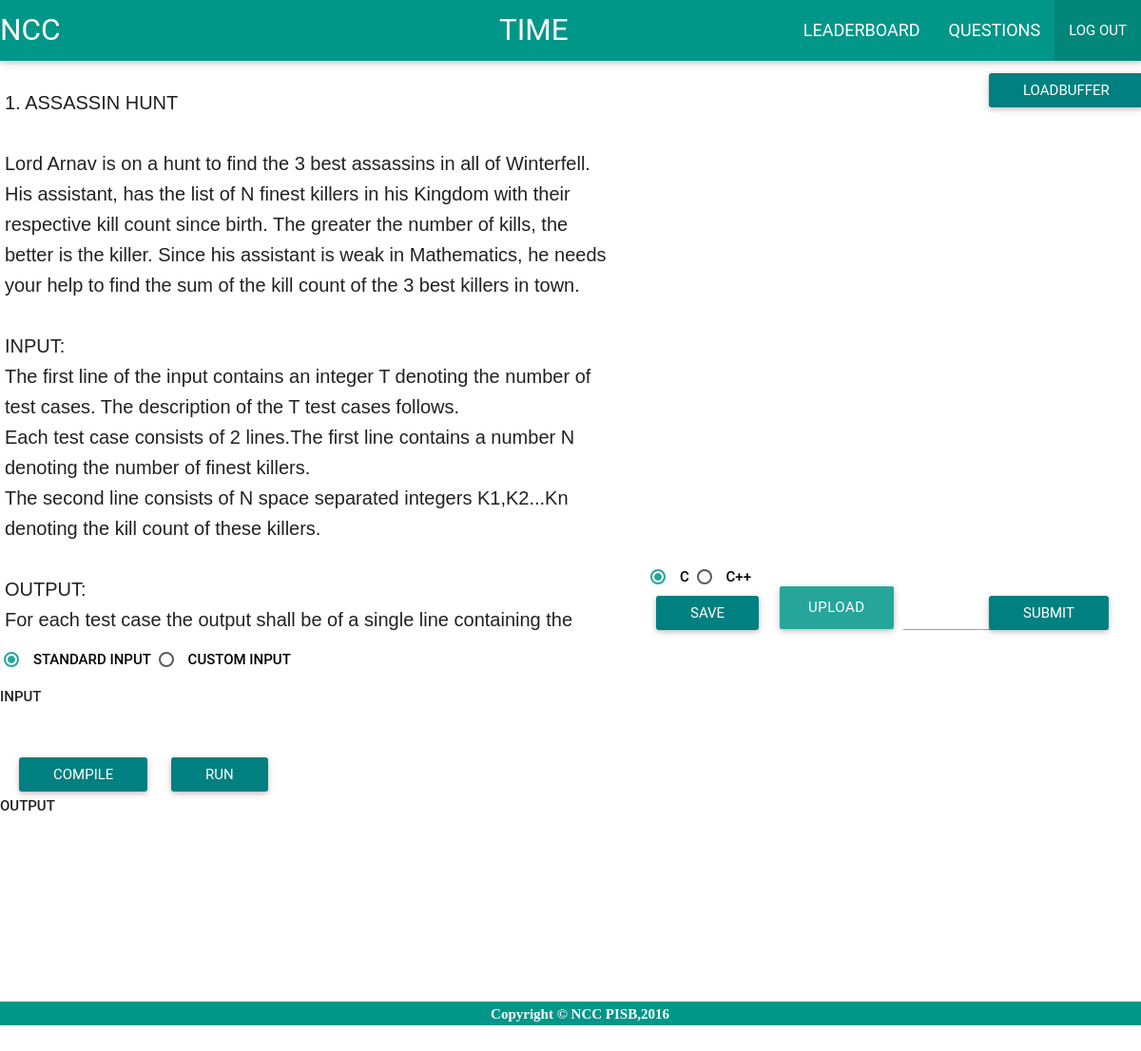
The page /question/1/ (signed in) on the database its author committed.
### ncc/models.py (models this page shows, shortened)
class Question(models.Model):
    question_name = models.CharField(max_length=100,blank=False)
    question_text = models.CharField(max_length=3000,blank=False)

### ncc/views.py (the view)
# urls.py: url(r'^question/(?P<question_id>[0-9]+)/$','ncc.views.question_list'),  #get method
def question_list(request,question_id):
    if time_passed()<start_seconds_left:
        return render(request,'Index.html')
    elif time_passed()>end_seconds_left:
        return leaderboard(request)
    elif request.user.is_authenticated():
        q=Question.objects.get(pk=question_id)
        if(QuestionData.objects.filter(user=request.user,question=q)).exists():
            print "The QuestionData object already exists"
        else:
            os.mkdir(os.path.join(base,"judge","user",str(request.user.id),str(question_id)))
            QuestionData.objects.create(user=request.user,question=q)
        return render(request,'Editor.html',{'question':q})	############
    else:
        return render(request,'Loginpage.html')

### ncc/views.py (called while the page is built)
def time_passed():
    current_time = datetime.now().time()
    print current_time      #testing purpose
    seconds_passed = current_time.second + current_time.minute*60 + current_time.hour*3600
    return seconds_passed

### ncc/templates/Editor.html (shortened to what this page needs)
<!DOCTYPE html>
<html>
    <head>
    {% load staticfiles %}
      <link type="text/css" rel="stylesheet" href="{% static "css/materialize.min.css" %}"  media="screen,projection"/>
 </head>
<div class="navbar-fixed">
  <nav>
    <div class="nav-wrapper #009688 teal white-text">
      <a href="/questionlist" class="brand-logo">NCC</a>
      <div class="time">
      <center><a class="brand-logo" id = "timer"> TIME</a></center>
      </div>
      <ul class="right hide-on-med-and-down">
        <li><a href="/leaderboard"><big>LEADERBOARD</big></a></li>
        <li><a href="/questionlist"><big>QUESTIONS</big></a></li>
        <li class="active"><a href="/log_out">LOG OUT</a></li>
      </ul>
    </div>
  </nav>
</div>
<br>
 </head>
  <body>
 <div class="myBox">
					 {{question.id}}. {{question.question_name}} <br><br>
					{{question.question_text | safe}}
  </div>
	<form action="result" id="formid" method="POST" enctype="multipart/form-data">
<div id="file">
    <div class="file-field input-field">
      <div class="btn">
        <span>UPLOAD</span>
      </div>
      <div class="file-path-wrapper">
      </div>
    </div>
  </div>
  <div id="up">
  <div id="sub">
  <input class="btn waves-effect  btn" type="button" name="flag" id="submit" value="submit" style="background-color:#008080;color:white">
</div>
<div id="deb">
<br><br><br><br>
  <input class="btn waves-effect waves-light" type="button" name="flag" value="loadbuffer" id="loadbuffer" style="background-color:#008080;color:white">
   </div>
<div id="c">
<br><br><br><br>
   <input class="btn waves-effect waves-light" data-toggle="tooltip" title="Save file." type="button" name="flag" value="save" id="save" style="background-color:#008080;color:white">
   </div>
   <div id="r">
<br><br><br><br>
   <input class="btn waves-effect waves-light" type="button" name="flag" value="compile" id="compile" style="background-color:#008080;color:white">
   </div>
   <div id="s">
   <br><br><br><br>
   <input class="btn waves-effect waves-light" type="button" name="flag" value="RUN" id="run" style="background-color:#008080;color:white">
   </div>
</div>
<div id="radio1">
    <p>
      <label for="test1"style="color:black"><strong>STANDARD INPUT</strong></label>
      <label for="test2"style="color:black"><strong>CUSTOM INPUT</strong> </label>
    </p>
    </div>
    <p><strong>INPUT</strong></p>
<br><br><br>
  <p><strong>OUTPUT</strong></p>
 <div id="lan">
    <p>
      <label for="R1"style="color:black"><strong>C</strong></label>
      <label for="R2"style="color:black"><strong>C++</strong> </label>
    </p>
    </div>
  <div id="editor"></div>
    </form>
</body>
<br><b><br><br><br><br>
  <footer>
  <br>
      <div class="footer1">
   <center style="color:white">Copyright © NCC PISB,2016</center>
  </div>
</footer>
 </html>

### ncc/templates/Editor.html (style rules this page uses)
nav ul li a { color: white; }
.time { margin-left: -150px; }
body { margin-bottom: 0%; }
.myBox { border: none; padding: 5px; font: 20px/32px sans-serif; width: 650px; height: 580px; overflow: scroll; }
#editor { position: absolute; top: 120px; right: 10px; bottom: 80px; left: 655px; }
#c { position: absolute; margin-left: 670px; margin-top: -150px; }
#r { position: absolute; margin-left: 0px; margin-top: 20px; }
#s { position: absolute; margin-left: 160px; margin-top: 20px; }
#up { position: absolute; margin-left: 20px; margin-top: 5px; }
#sub { position: absolute; margin-left: 1020px; margin-top: -60px; }
#deb { position: absolute; margin-left: 1020px; margin-top: -700px; }
#file { position: absolute; margin-left: 820px; margin-top:-80px; }
#lan { position: absolute; top: 580px; margin-left: 680px; }
.footer1 { position:relative; bottom:0; padding-top: 2px; padding-left: 70px; padding-right: 50px; width:100%; height: 5%; background:#009688 ; font-family: myFirstFont; }

### rows shown on the page
Question: id "1", question_name "ASSASSIN HUNT", question_text "Lord Arnav is on a hunt to find the 3 best assassins in all of Winterfell. His assistant, has the list of N finest killers in his Kingdom with their respective kill count since birth. The greater the number of kills, the better is the killer. Since his assistant is weak in Mathematics, he needs your help to find the sum of the kill count of the 3 best killers in town. INPUT: The first line of the input contains an integer T denoting the number of test cases. The description of the T test cases follows. Each test case consists of 2 lines.The first line contains a number N denoting the number of finest killers. The second line consists of N space separated integers K1,K2...Kn denoting the…"
